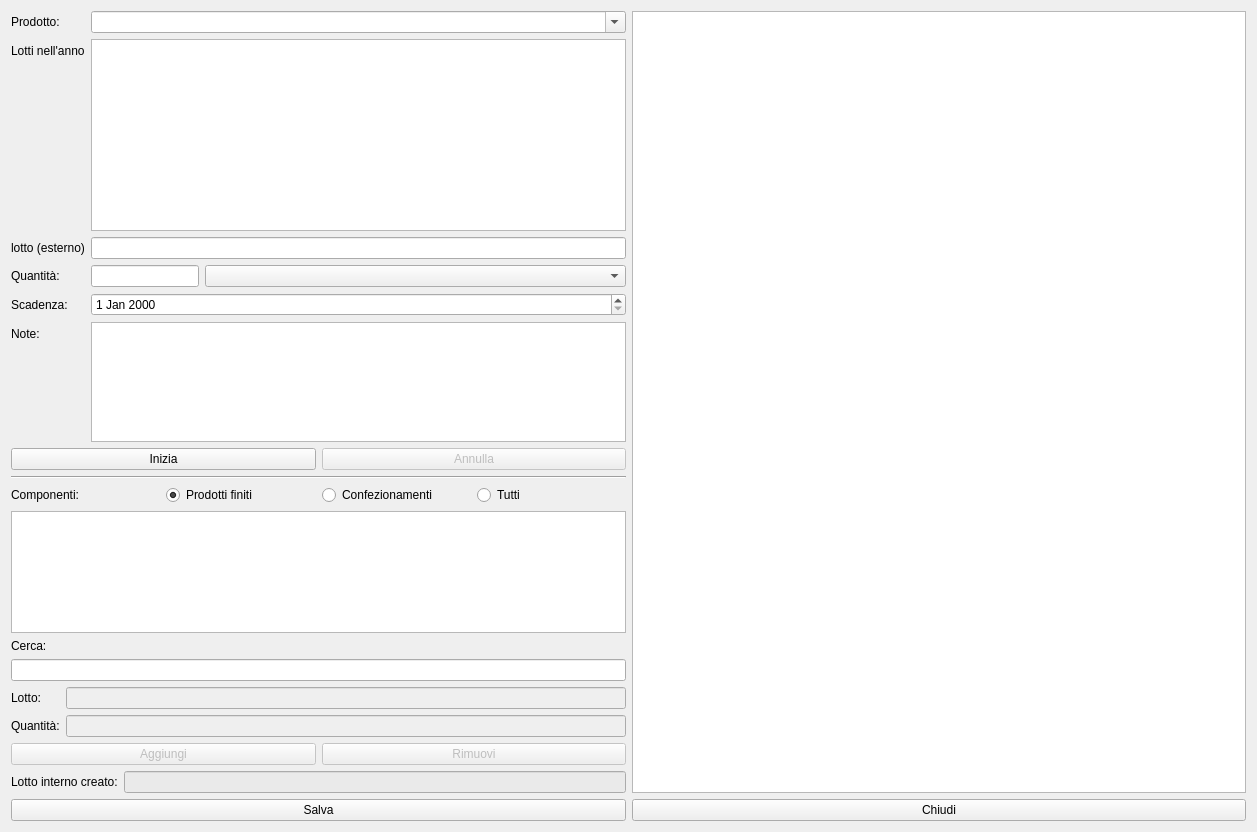
<?xml version="1.0" encoding="UTF-8"?>
<ui version="4.0">
 <class>HPackages</class>
 <widget class="QWidget" name="HPackages">
  <property name="windowModality">
   <enum>Qt::NonModal</enum>
  </property>
  <property name="geometry">
   <rect>
    <x>0</x>
    <y>0</y>
    <width>1257</width>
    <height>832</height>
   </rect>
  </property>
  <property name="windowTitle">
   <string>Packages</string>
  </property>
  <property name="windowIcon">
   <iconset resource="icons.qrc">
    <normaloff>:/Resources/Box.PNG</normaloff>:/Resources/Box.PNG</iconset>
  </property>
  <layout class="QVBoxLayout" name="verticalLayout_5">
   <item>
    <layout class="QVBoxLayout" name="verticalLayout_4">
     <item>
      <layout class="QHBoxLayout" name="horizontalLayout_6">
       <item>
        <layout class="QVBoxLayout" name="verticalLayout_3">
         <item>
          <layout class="QFormLayout" name="formLayout_3">
           <property name="fieldGrowthPolicy">
            <enum>QFormLayout::AllNonFixedFieldsGrow</enum>
           </property>
          </layout>
         </item>
         <item>
          <layout class="QFormLayout" name="formLayout_4">
           <item row="0" column="0">
            <widget class="QLabel" name="label">
             <property name="text">
              <string>Prodotto:</string>
             </property>
            </widget>
           </item>
           <item row="0" column="1">
            <widget class="QComboBox" name="cbProdotti">
             <property name="editable">
              <bool>true</bool>
             </property>
             <property name="insertPolicy">
              <enum>QComboBox::NoInsert</enum>
             </property>
            </widget>
           </item>
           <item row="2" column="0">
            <widget class="QLabel" name="label_7">
             <property name="text">
              <string>lotto (esterno)</string>
             </property>
            </widget>
           </item>
           <item row="2" column="1">
            <widget class="QLineEdit" name="leLest"/>
           </item>
           <item row="3" column="0">
            <widget class="QLabel" name="label_6">
             <property name="text">
              <string>Quantità:</string>
             </property>
            </widget>
           </item>
           <item row="3" column="1">
            <layout class="QFormLayout" name="formLayout_2">
             <item row="0" column="0">
              <widget class="QLineEdit" name="leQuantLot"/>
             </item>
             <item row="0" column="1">
              <widget class="QComboBox" name="cbQua"/>
             </item>
            </layout>
           </item>
           <item row="4" column="0">
            <widget class="QLabel" name="label_9">
             <property name="text">
              <string>Scadenza:</string>
             </property>
            </widget>
           </item>
           <item row="4" column="1">
            <widget class="QDateEdit" name="dateEdit"/>
           </item>
           <item row="5" column="0">
            <widget class="QLabel" name="label_5">
             <property name="text">
              <string>Note:</string>
             </property>
            </widget>
           </item>
           <item row="5" column="1">
            <widget class="QTextEdit" name="teNote">
             <property name="maximumSize">
              <size>
               <width>16777215</width>
               <height>120</height>
              </size>
             </property>
            </widget>
           </item>
           <item row="1" column="0">
            <widget class="QLabel" name="label_11">
             <property name="text">
              <string>Lotti nell'anno</string>
             </property>
            </widget>
           </item>
           <item row="1" column="1">
            <widget class="QListView" name="lvEan"/>
           </item>
          </layout>
         </item>
         <item>
          <layout class="QHBoxLayout" name="horizontalLayout_4">
           <item>
            <widget class="QPushButton" name="pbCrea">
             <property name="text">
              <string>Inizia</string>
             </property>
             <property name="icon">
              <iconset resource="icons.qrc">
               <normaloff>:/Resources/Box.PNG</normaloff>:/Resources/Box.PNG</iconset>
             </property>
            </widget>
           </item>
           <item>
            <widget class="QPushButton" name="pbAnnulla">
             <property name="enabled">
              <bool>false</bool>
             </property>
             <property name="text">
              <string>Annulla</string>
             </property>
             <property name="icon">
              <iconset resource="icons.qrc">
               <normaloff>:/Resources/Banned-Sign.PNG</normaloff>:/Resources/Banned-Sign.PNG</iconset>
             </property>
            </widget>
           </item>
          </layout>
         </item>
         <item>
          <widget class="Line" name="line">
           <property name="orientation">
            <enum>Qt::Horizontal</enum>
           </property>
          </widget>
         </item>
         <item>
          <layout class="QVBoxLayout" name="verticalLayout">
           <item>
            <layout class="QHBoxLayout" name="horizontalLayout_3">
             <item>
              <widget class="QLabel" name="label_3">
               <property name="text">
                <string>Componenti:</string>
               </property>
              </widget>
             </item>
             <item>
              <widget class="QRadioButton" name="rbProdottiFiniti">
               <property name="text">
                <string>Prodotti finiti</string>
               </property>
               <property name="checked">
                <bool>true</bool>
               </property>
              </widget>
             </item>
             <item>
              <widget class="QRadioButton" name="rbConfezionamenti">
               <property name="text">
                <string>Confezionamenti</string>
               </property>
              </widget>
             </item>
             <item>
              <widget class="QRadioButton" name="rbTutti">
               <property name="text">
                <string>Tutti</string>
               </property>
               <property name="checked">
                <bool>false</bool>
               </property>
              </widget>
             </item>
            </layout>
           </item>
           <item>
            <widget class="QTableView" name="tvLots">
             <property name="sizeAdjustPolicy">
              <enum>QAbstractScrollArea::AdjustToContents</enum>
             </property>
             <property name="alternatingRowColors">
              <bool>true</bool>
             </property>
             <property name="selectionBehavior">
              <enum>QAbstractItemView::SelectRows</enum>
             </property>
             <property name="sortingEnabled">
              <bool>true</bool>
             </property>
             <attribute name="horizontalHeaderStretchLastSection">
              <bool>true</bool>
             </attribute>
             <attribute name="verticalHeaderVisible">
              <bool>false</bool>
             </attribute>
            </widget>
           </item>
           <item>
            <widget class="QLabel" name="label_10">
             <property name="text">
              <string>Cerca:</string>
             </property>
            </widget>
           </item>
           <item>
            <widget class="QLineEdit" name="leSearch"/>
           </item>
           <item>
            <layout class="QFormLayout" name="formLayout">
             <item row="0" column="0">
              <widget class="QLabel" name="label_8">
               <property name="text">
                <string>Lotto:</string>
               </property>
              </widget>
             </item>
             <item row="0" column="1">
              <widget class="QLineEdit" name="leComponente">
               <property name="enabled">
                <bool>false</bool>
               </property>
              </widget>
             </item>
             <item row="1" column="0">
              <widget class="QLabel" name="label_4">
               <property name="text">
                <string>Quantità:</string>
               </property>
              </widget>
             </item>
             <item row="1" column="1">
              <widget class="QLineEdit" name="leQuantita">
               <property name="enabled">
                <bool>false</bool>
               </property>
              </widget>
             </item>
            </layout>
           </item>
           <item>
            <layout class="QHBoxLayout" name="horizontalLayout_2">
             <item>
              <widget class="QPushButton" name="pbAddRow">
               <property name="enabled">
                <bool>false</bool>
               </property>
               <property name="text">
                <string>Aggiungi</string>
               </property>
               <property name="icon">
                <iconset resource="icons.qrc">
                 <normaloff>:/Resources/Plus.PNG</normaloff>:/Resources/Plus.PNG</iconset>
               </property>
              </widget>
             </item>
             <item>
              <widget class="QPushButton" name="pbRemoveRow">
               <property name="enabled">
                <bool>false</bool>
               </property>
               <property name="text">
                <string>Rimuovi</string>
               </property>
               <property name="icon">
                <iconset resource="icons.qrc">
                 <normaloff>:/Resources/Minus.PNG</normaloff>:/Resources/Minus.PNG</iconset>
               </property>
              </widget>
             </item>
            </layout>
           </item>
           <item>
            <layout class="QHBoxLayout" name="horizontalLayout_5">
             <item>
              <widget class="QLabel" name="label_2">
               <property name="text">
                <string>Lotto interno creato:</string>
               </property>
              </widget>
             </item>
             <item>
              <widget class="QLineEdit" name="leNewLot">
               <property name="palette">
                <palette>
                 <active>
                  <colorrole role="Base">
                   <brush brushstyle="SolidPattern">
                    <color alpha="255">
                     <red>234</red>
                     <green>234</green>
                     <blue>234</blue>
                    </color>
                   </brush>
                  </colorrole>
                 </active>
                 <inactive>
                  <colorrole role="Base">
                   <brush brushstyle="SolidPattern">
                    <color alpha="255">
                     <red>234</red>
                     <green>234</green>
                     <blue>234</blue>
                    </color>
                   </brush>
                  </colorrole>
                 </inactive>
                 <disabled>
                  <colorrole role="Base">
                   <brush brushstyle="SolidPattern">
                    <color alpha="255">
                     <red>236</red>
                     <green>233</green>
                     <blue>216</blue>
                    </color>
                   </brush>
                  </colorrole>
                 </disabled>
                </palette>
               </property>
               <property name="readOnly">
                <bool>false</bool>
               </property>
              </widget>
             </item>
            </layout>
           </item>
          </layout>
         </item>
        </layout>
       </item>
       <item>
        <widget class="QTableView" name="tvPack">
         <property name="alternatingRowColors">
          <bool>true</bool>
         </property>
         <property name="selectionMode">
          <enum>QAbstractItemView::SingleSelection</enum>
         </property>
         <property name="selectionBehavior">
          <enum>QAbstractItemView::SelectRows</enum>
         </property>
         <attribute name="horizontalHeaderVisible">
          <bool>false</bool>
         </attribute>
        </widget>
       </item>
      </layout>
     </item>
     <item>
      <layout class="QHBoxLayout" name="horizontalLayout">
       <item>
        <widget class="QPushButton" name="pushButton_3">
         <property name="text">
          <string>Salva</string>
         </property>
         <property name="icon">
          <iconset resource="icons.qrc">
           <normaloff>:/Resources/save-icon.png</normaloff>:/Resources/save-icon.png</iconset>
         </property>
         <property name="iconSize">
          <size>
           <width>32</width>
           <height>32</height>
          </size>
         </property>
        </widget>
       </item>
       <item>
        <widget class="QPushButton" name="pushButton_4">
         <property name="text">
          <string>Chiudi</string>
         </property>
         <property name="icon">
          <iconset resource="icons.qrc">
           <normaloff>:/Resources/Actions-window-close-icon.png</normaloff>:/Resources/Actions-window-close-icon.png</iconset>
         </property>
         <property name="iconSize">
          <size>
           <width>32</width>
           <height>32</height>
          </size>
         </property>
        </widget>
       </item>
      </layout>
     </item>
    </layout>
   </item>
  </layout>
  <zorder></zorder>
 </widget>
 <resources>
  <include location="icons.qrc"/>
 </resources>
 <connections/>
</ui>
